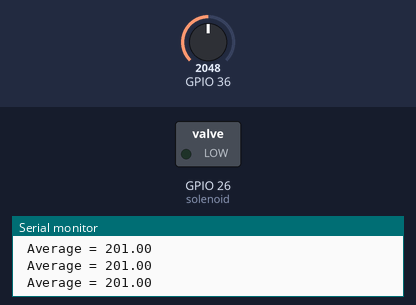
A sketch run on a simulated ESP32. Parts: switched loads named in the sketch (green lamp = pin HIGH), the last lines printed to the serial monitor. Inputs (shaded band) come from the test bench; at power-on: GPIO 36 = 2048.

Above: at 1.3 s.
1.4 s: GPIO 36 set to 125
2.9 s: GPIO 36 set to 109
At 4.1 s:
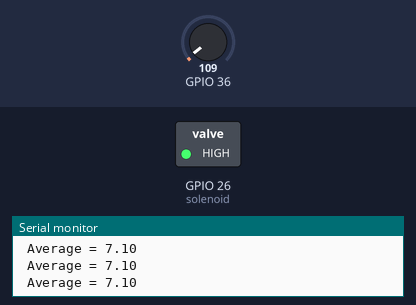
4.4 s: GPIO 36 set to 491
At 5.6 s:
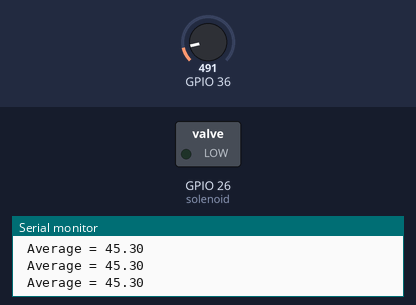
6.0 s: GPIO 36 set to 0
At 7.4 s:
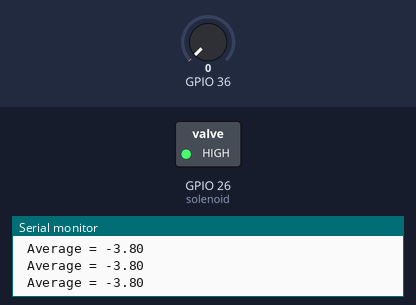
Timing chart, 0 to 8.6 s (numbered marks = the images above; inputs shaded):
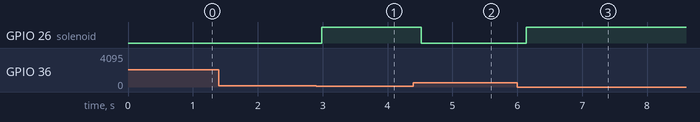

Measured:
- the behaviour switches between 118 and 117 on GPIO 36 (found by bisection; images 0 and 1)
- after the input at 2.9 s, GPIO 26 (solenoid): LOW → HIGH after 0.09 s
- after the input at 4.4 s, GPIO 26 (solenoid): HIGH → LOW after 0.12 s
- after the input at 6.0 s, GPIO 26 (solenoid): LOW → HIGH after 0.14 s

The sketch:

pressure_sensitive_solenoid.ino
```cpp
// ReadAnalogAverage
// Prints average to the serial monitor
// Typically the input is biased at Vcc/2 for a reading of ~512 with no signal
// Reads input A0

// sensor offset
const float SensorOffset = 38.0;
// digital pin 26 has a mosfet controlling a solenoid attached to it. Give it a name:
const int solenoid = 26;
const float pressure= 8.0;


// Global variables
int Analog;
float Sum;
float Average;

void setup() {
  // put your setup code here, to run once:
   Serial.begin(9600);
   pinMode(solenoid, OUTPUT);
   delay(100);       //"Stabilization time".   Probably not necessary
   Serial.print("Hiya, I'm a pressure sensor \n");

}

void loop() {
  // put your main code here, to run repeatedly:
Sum = 0;        //Initialize/reset

//Take 1000 readings, find min, max, and average.  This loop takes about 100ms.
for (int i = 0; i < 1000; i++)
{
  Analog = analogRead(A0);

  Sum = Sum + Analog;   //Sum for averaging
}

Average = (Sum/1000);

//Calibration
float Average_calib= (Average-SensorOffset)/10.0;


if (Average_calib >= pressure) {
  delay(100);
  digitalWrite(solenoid,LOW);
// if the gauged pressure is higher than the pressure cutoff, send a LOW V signal to the mosfet (ie Valve closed!)
} else {
  delay(20);
  digitalWrite(solenoid,HIGH);
// if the gauged pressure is lower than the pressure cutoff, send a HIGH V signal to the mosfet (ie Valve open)
}

Serial.print (" Average = ");
Serial.println (Average_calib);
}
```
